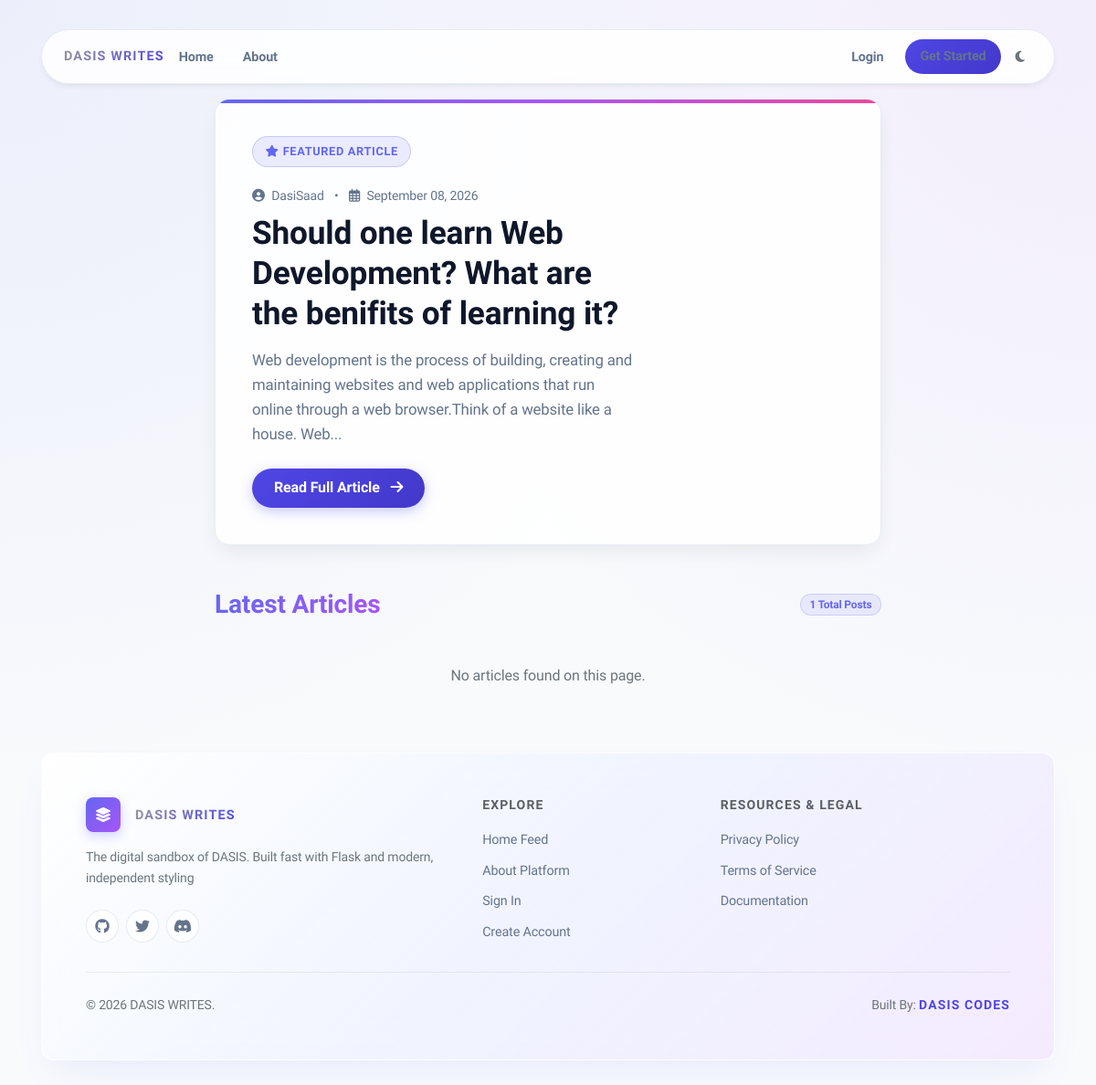
The page /home on the database its author committed.
### app/models.py (models this page shows, shortened)
class User(db.Model, UserMixin):
    id = db.Column(db.Integer, primary_key=True)
    username = db.Column(db.String(20), unique=True, nullable=False)
    email = db.Column(db.String(120), unique=True, nullable=False)
    image_file = db.Column(db.String(40), nullable=False, default='default.jpg')
    password = db.Column(db.String(60), nullable=False)
    is_admin = db.Column(db.Boolean, default=False)
    posts = db.relationship('Post', backref='author', lazy=True)

class Post(db.Model):
    id = db.Column(db.Integer, primary_key=True)
    title = db.Column(db.String(100), nullable=False)
    date_posted = db.Column(db.DateTime, nullable=False, default=datetime.utcnow)
    content = db.Column(db.Text, nullable=False)
    user_id = db.Column(db.Integer, db.ForeignKey('user.id'), nullable=False)

### app/main/routes.py (the view)
@main.route("/")
@main.route("/home")
def home():
    page = request.args.get("page", 1, type=int)
    posts = Post.query.order_by(Post.date_posted.desc()).paginate(page=page, per_page=5)
    return render_template("home.html", posts=posts)

### app/templates/home.html (shortened to what this page needs)
{% extends "layout.html" %}
{% block content %}
{% if posts.page == 1 and posts.items %}
    {% set hero_post = posts.items[0] %}
    <div class="featured-hero-card mb-5">
        <div class="hero-badge">
            <i class="fas fa-star mr-1"></i> Featured Article
        </div>
        <div class="row align-items-center">
            <div class="col-lg-8">
                <div class="hero-meta mb-2">
                    <span class="hero-author">
                        <i class="fas fa-user-circle mr-1"></i> {{ hero_post.author.username if hero_post.author else 'Admin' }}
                    </span>
                    <span class="mx-2">•</span>
                    <span class="hero-date">
                        <i class="far fa-calendar-alt mr-1"></i> {{ hero_post.date_posted.strftime('%B %d, %Y') if hero_post.date_posted else 'Recent' }}
                    </span>
                </div>
                <h1 class="hero-title">
                    <a href="{{ url_for('posts.post', post_id=hero_post.id) }}">{{ hero_post.title }}</a>
                </h1>
                <p class="hero-excerpt mt-3">
                    {{ hero_post.content | striptags | truncate(180) }}
                </p>
                <div class="mt-4">
                    <a href="{{ url_for('posts.post', post_id=hero_post.id) }}" class="btn btn-primary hero-btn">
                        Read Full Article <i class="fas fa-arrow-right ml-2"></i>
                    </a>
                </div>
            </div>
        </div>
    </div>
{% endif %}
<div class="d-flex align-items-center justify-content-between mb-4">
    <h3 class="font-weight-bold mb-0 text-gradient">
        {% if posts.page == 1 %}Latest Articles{% else %}Page {{ posts.page }} Articles{% endif %}
    </h3>
    <span class="badge badge-pill badge-soft-primary">{{ posts.total }} Total Posts</span>
</div>
<div class="posts-feed">
    {% set feed_posts = posts.items[1:] if posts.page == 1 else posts.items %}
    {% for post in feed_posts %}
        <article class="media content-section glass-card p-4 mb-4">
            <img class="article-img mr-3"
                 src="{% if post.author and post.author.image_file %}{{ url_for('static', filename='pics/' + post.author.image_file) }}{% else %}{{ url_for('static', filename='pics/default.jpg') }}{% endif %}"
                 alt="{{ post.author.username if post.author else 'User' }}"
                 style="width: 48px; height: 48px; object-fit: cover; border-radius: 50%;">
            <div class="media-body">
                <div class="article-metadata mb-2">
                    <a class="mr-2 font-weight-bold" href="{{ url_for('user.user_posts', username=post.author.username) if post.author else '#' }}">
                        {{ post.author.username if post.author else 'Admin' }}
                    </a>
                    <small class="text-muted">{{ post.date_posted.strftime('%Y-%m-%d') if post.date_posted else '' }}</small>
                </div>
                <h2><a class="article-title text-decoration-none" href="{{ url_for('posts.post', post_id=post.id) }}">{{ post.title }}</a></h2>
                <p class="article-content text-muted mt-2">{{ post.content | striptags | truncate(150) }}</p>
            </div>
        </article>
    {% else %}
        <div class="glass-card text-center py-4 text-muted">
            <p class="mb-0">No articles found on this page.</p>
        </div>
    {% endfor %}
</div>
{% endblock content %}

### app/static/css/design.css (style rules this page uses)
body.bg-custom { background-color: #f8fafc !important; background-image: radial-gradient(at 0% 0%, rgba(99, 102, 241, 0.08) 0px, transparent 50%), radial-gradient(at 100% 0%, rgba(168, 85, 247, 0.08) 0px, transparent 50%) !important; background-attachment: fixed !important; }
:root { --bg-main: #f8fafc; --bg-card: #ffffff; --bg-glass: rgba(255, 255, 255, 0.85); --border-color: rgba(226, 232, 240, 0.8); --border-hover: rgba(203, 213, 225, 0.9); --primary: #4f46e5; --primary-hover: #4338ca; --primary-subtle: rgba(79, 70, 229, 0.08); --primary-glow: rgba(79, 70, 229, 0.25); --text-main: #0f172a; --text-muted: #64748b; --shadow-sm: 0 1px 2px 0 rgba(0, 0, 0, 0.05); --shadow-md: 0 4px 6px -1px rgba(0, 0, 0, 0.05), 0 2px 4px -2px rgba(0, 0, 0, 0.05); --shadow-lg: 0 10px 25px -5px rgba(15, 23, 42, 0.08); --radius-sm: 8px; --radius-md: 14px; --radius-pill: 9999px; --transition: all 0.25s cubic-bezier(0.16, 1, 0.3, 1); }
body { background-color: var(--bg-main); background-image: radial-gradient(at 0% 0%, rgba(99, 102, 241, 0.05) 0px, transparent 50%), radial-gradient(at 100% 0%, rgba(168, 85, 247, 0.05) 0px, transparent 50%); background-attachment: fixed; color: var(--text-main); font-family: 'Plus Jakarta Sans', -apple-system, BlinkMacSystemFont, sans-serif; letter-spacing: -0.01em; line-height: 1.6; }
.btn-primary { background: linear-gradient(135deg, #4f46e5, #4338ca); border: none; border-radius: var(--radius-pill); font-weight: 600; padding: 0.6rem 1.4rem; transition: var(--transition); }
.featured-hero-card { position: relative; background: var(--bg-glass); backdrop-filter: blur(16px); -webkit-backdrop-filter: blur(16px); border: 1px solid var(--border-color); border-radius: var(--radius-lg, 16px); padding: 2.5rem; overflow: hidden; box-shadow: var(--shadow-lg); transition: transform 0.3s ease, box-shadow 0.3s ease; }
.featured-hero-card::before { content: ''; position: absolute; top: 0; left: 0; width: 100%; height: 4px; background: linear-gradient(90deg, #6366f1, #a855f7, #ec4899); }
.hero-badge { display: inline-flex; align-items: center; background: rgba(99, 102, 241, 0.12); color: #6366f1; border: 1px solid rgba(99, 102, 241, 0.25); padding: 0.35rem 0.85rem; border-radius: 50px; font-size: 0.8rem; font-weight: 700; letter-spacing: 0.05em; text-transform: uppercase; margin-bottom: 1.25rem; }
.hero-title { font-size: 2.2rem; font-weight: 800; line-height: 1.25; margin-bottom: 0.75rem; }
.hero-title a { color: var(--text-main, #ffffff); text-decoration: none; transition: color 0.2s ease; }
.hero-meta { font-size: 0.875rem; color: var(--text-muted, #94a3b8); }
.hero-excerpt { color: var(--text-muted, #94a3b8); font-size: 1.05rem; line-height: 1.6; }
.hero-btn { border-radius: 50px; padding: 0.6rem 1.5rem; font-weight: 600; box-shadow: 0 4px 14px rgba(99, 102, 241, 0.35); }
.text-gradient { background: linear-gradient(135deg, #6366f1, #a855f7); -webkit-background-clip: text; -webkit-text-fill-color: transparent; }
.badge-soft-primary { background: rgba(99, 102, 241, 0.1); color: #6366f1; border: 1px solid rgba(99, 102, 241, 0.2); padding: 0.4em 0.8em; }

### rows shown on the page
User: author "DasiSaad"
Post: date_posted "September 08, 2026", title "Should one learn Web Development? What are the benifits of learning it?", content "Web development is the process of building, creating and maintaining websites and web applications that run online through a web browser.Think of a website like a house. Web..."

### other values the page prints
{{ posts.total }} "1"
